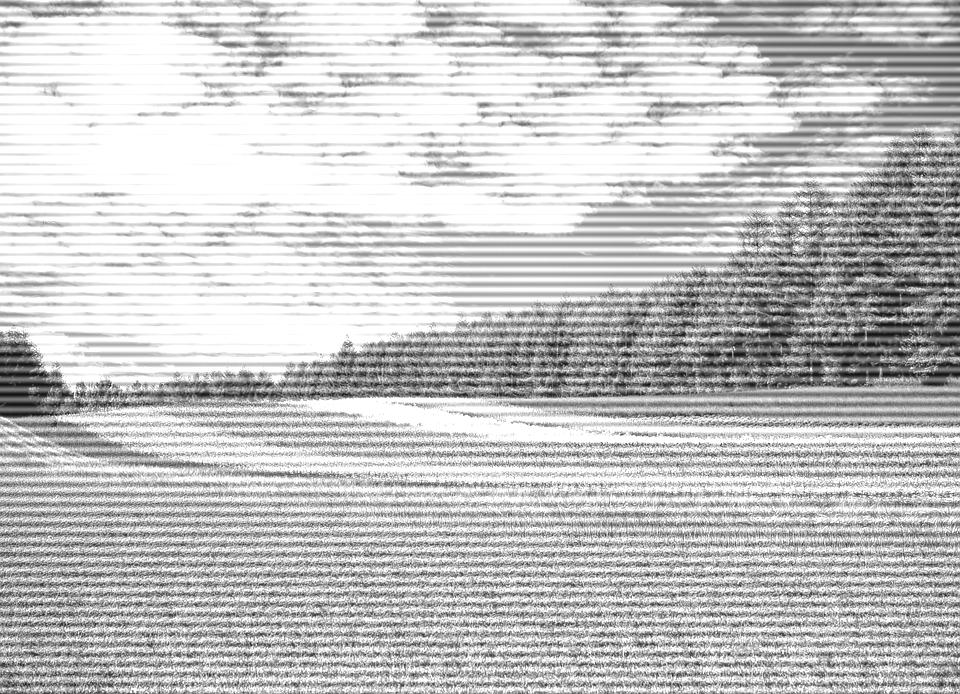
#> input picture Assignment4/Noisy_flower1_horizontal.jpg, 960 x 694 px, found by its file name
$ python testMain3_2.py
#> lines starting #> are read from the running program, lines starting #| are printed output that depends on the picture
import cv2
import numpy as np

import matplotlib.pyplot as plt

def onclick(event):
    center_x, center_y = img.shape[1] // 2, img.shape[0] // 2
    d0 = ((event.xdata - center_x)**2 + (event.ydata - center_y)**2)**0.5
    print(f'd0 = {d0}')

def notch_reject_filter(shape, d0=30, width=10):
    rows, cols = shape
    crow, ccol = rows // 2, cols // 2

    mask = np.ones((rows, cols, 2), np.uint8)
    r = width // 2

    for i in range(-r, r+1):
        mask[crow - d0 + i, ccol - r : ccol + r + 1] = 0
        mask[crow + d0 + i, ccol - r : ccol + r + 1] = 0

    return mask

img = cv2.imread('noisy_flower1_horizontal.jpg', cv2.IMREAD_GRAYSCALE)
#> img is the input picture: shape (694, 960); min 4, max 255, mean 196

# [4 lines of commented-out code are left out]

dft = cv2.dft(np.float32(img), flags=cv2.DFT_COMPLEX_OUTPUT)
dft_shifted = np.fft.fftshift(dft)

# Create the notch filter
# notch = notch_reject_filter(img.shape, i, j)
notch70 = notch_reject_filter(img.shape, 70, 10)
notch140 = notch_reject_filter(img.shape, 140, 10)

notch = notch70 * notch140
# Apply the notch filter
fshift = dft_shifted * notch

# Inverse FFT to get the image back
f_ishift = np.fft.ifftshift(fshift)
img_back = cv2.idft(f_ishift, flags=cv2.DFT_REAL_OUTPUT)
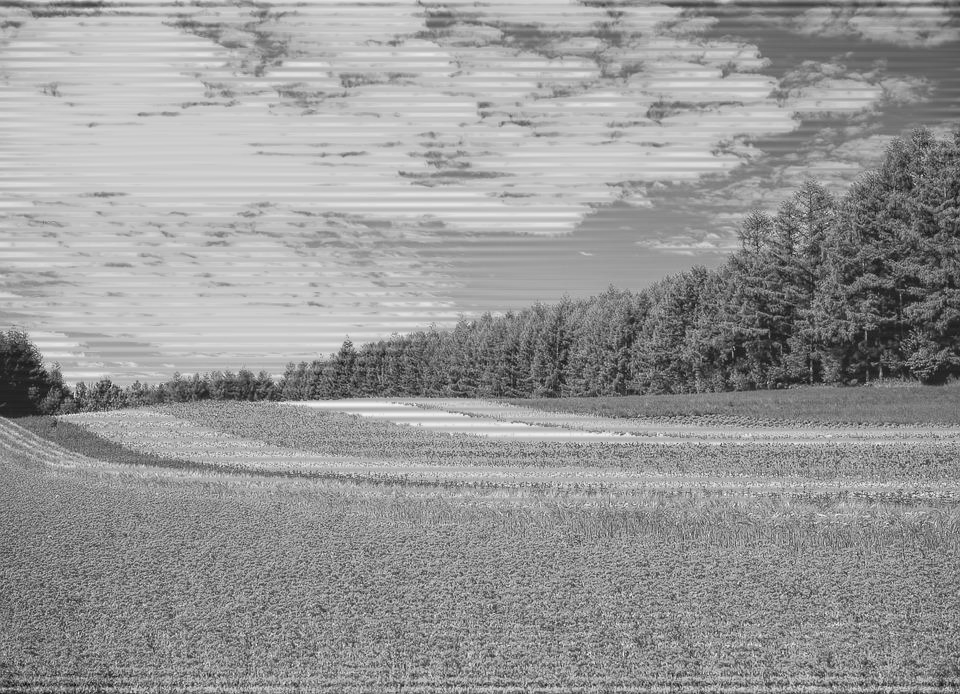
#> img_back: shape (694, 960) float32; min 19259672, max 206535888, mean 130613088; drawn with min black and max white
img_back = cv2.normalize(img_back, None, 0, 255, cv2.NORM_MINMAX).astype(np.uint8)

magnitude_spectrum = 20 * np.log(cv2.magnitude(dft_shifted[:, :, 0], dft_shifted[:, :, 1]))
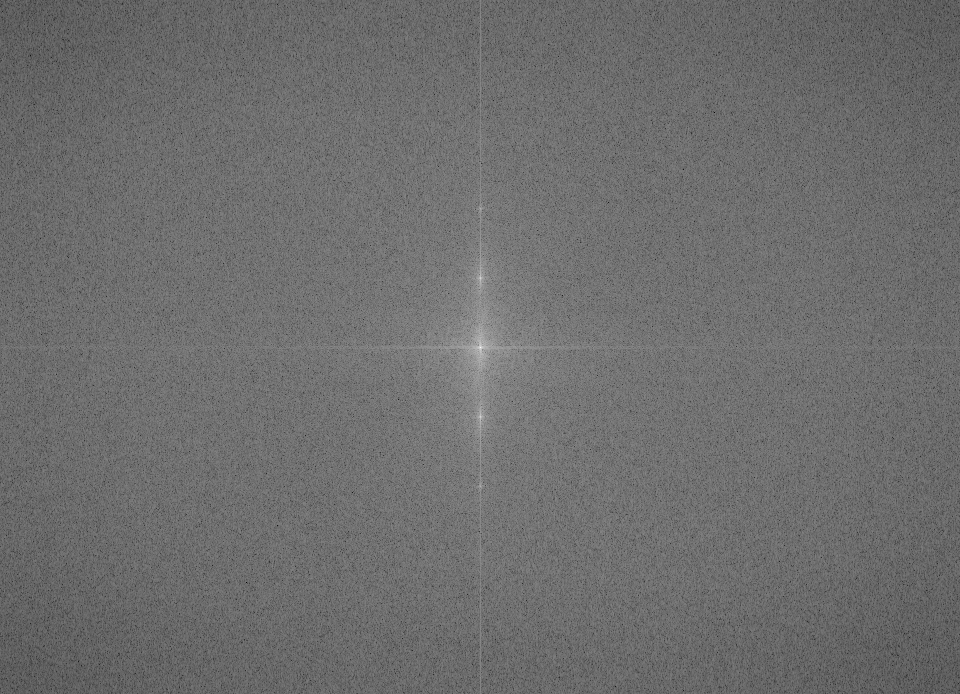
#> magnitude_spectrum: shape (694, 960) float32; min 48.07, max 373.8, mean 188.4; drawn with min black and max white
magnitude_spectrum_normalized = cv2.normalize(magnitude_spectrum, None, 0, 255, cv2.NORM_MINMAX)

# Compute the magnitude of the filtered frequency domain
magnitude_values_filtered = cv2.magnitude(fshift[:, :, 0], fshift[:, :, 1])
magnitude_spectrum_filtered = 20 * np.log(magnitude_values_filtered + 1)
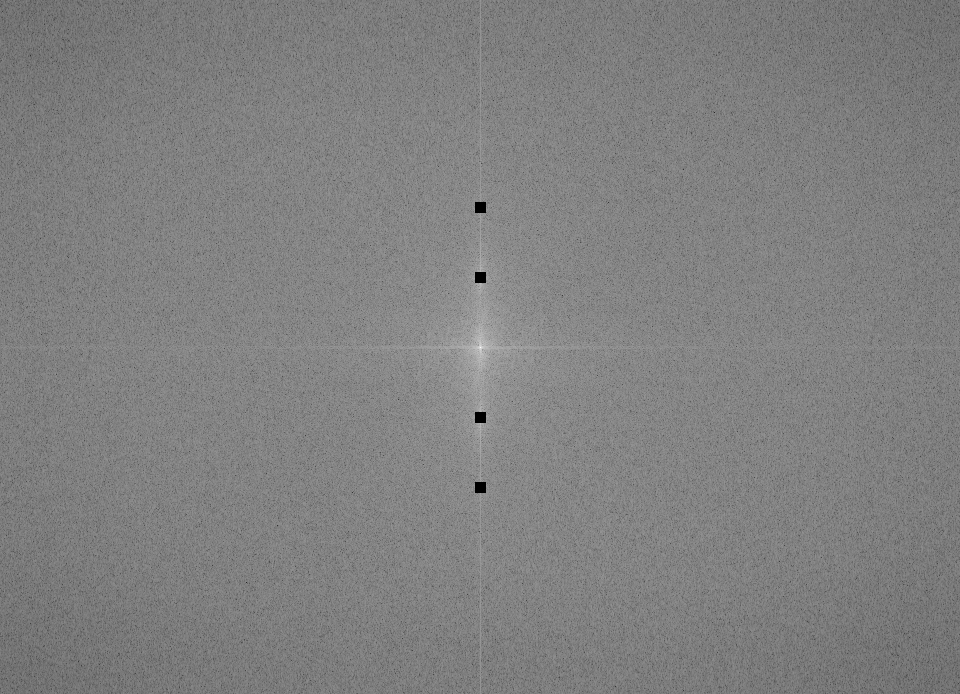
#> magnitude_spectrum_filtered: shape (694, 960) float32; min 0, max 373.8, mean 188.3; drawn with min black and max white
magnitude_spectrum_filtered_normalized = cv2.normalize(magnitude_spectrum_filtered, None, 0, 255, cv2.NORM_MINMAX)

cv2.imshow('Original Magnitude Spectrum', magnitude_spectrum_normalized.astype(np.uint8))
cv2.imshow('Filtered Magnitude Spectrum', magnitude_spectrum_filtered_normalized.astype(np.uint8))


# [7 lines of commented-out code are left out]

cv2.imshow('Original', img)
# cv2.imshow(f'Processed d0 = {i} width = {j}', img_back)
cv2.imshow('Processed', img_back)

cv2.waitKey(0)
cv2.destroyAllWindows()
